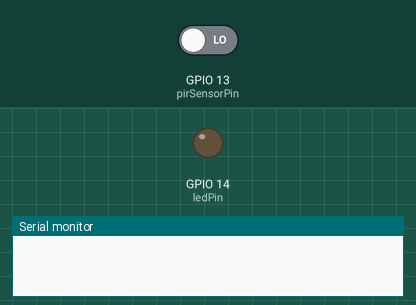
A sketch run on a simulated ESP32. Parts: output pins drawn as LEDs (lit = HIGH), the last lines printed to the serial monitor. The inputs (shaded band) are chosen by the test bench; at power-on: GPIO 13 (pirSensorPin) LOW.

Above: at 1.2 s.
1.3 s: GPIO 13 (pirSensorPin) driven HIGH
At 1.6 s:
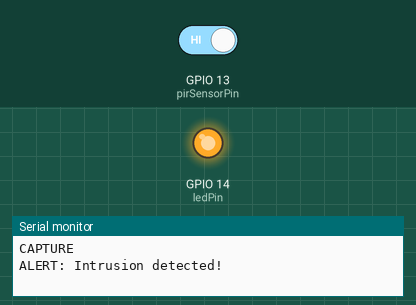
2.8 s: GPIO 13 (pirSensorPin) driven LOW
At 5.5 s:
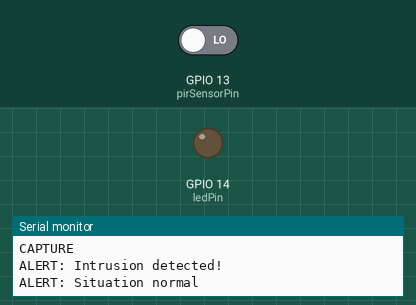
Timing chart, 0 to 7.0 s (numbered marks = the images above; inputs shaded):
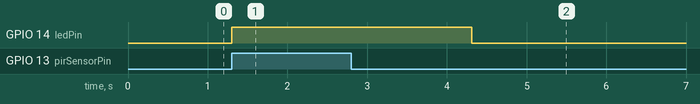

The sketch:

motion_detection_pir.ino
```cpp
const int pirSensorPin = 13;
const int ledPin = 14;
bool motionDetected = false;
unsigned long lastMotionTime = 0;
const unsigned long debounceDelay = 500; // 500ms cooldown

void setup() {
  pinMode(pirSensorPin, INPUT);
  pinMode(ledPin, OUTPUT);
  Serial.begin(115200);
  // delay(60 * 1000); // Warm-up time for PIR sensor (1 minute)
}

void loop() {
  int pirValue = digitalRead(pirSensorPin);

  if (pirValue == HIGH) {
    if (!motionDetected && (millis() - lastMotionTime > debounceDelay)) {
      motionDetected = true;
      lastMotionTime = millis(); // Update cooldown timer
      // Send command to ESP32 CAM to capture an image

      digitalWrite(ledPin, HIGH);
      Serial.println("CAPTURE");  // Command to ESP32-CAM
      Serial.println("ALERT: Intrusion detected!");
      delay(3000);
    }
  } else {
    if (motionDetected) {
      motionDetected = false;
      digitalWrite(ledPin, LOW);
      Serial.println("ALERT: Situation normal");
      delay(3000);
    }
  }

  delay(10); // Smaller delay for responsiveness
}
```

Measured:
- after the input at 1.3 s, GPIO 14 (ledPin): LOW → HIGH at once
- after the input at 2.8 s, GPIO 14 (ledPin): HIGH → LOW after 1.5 s
